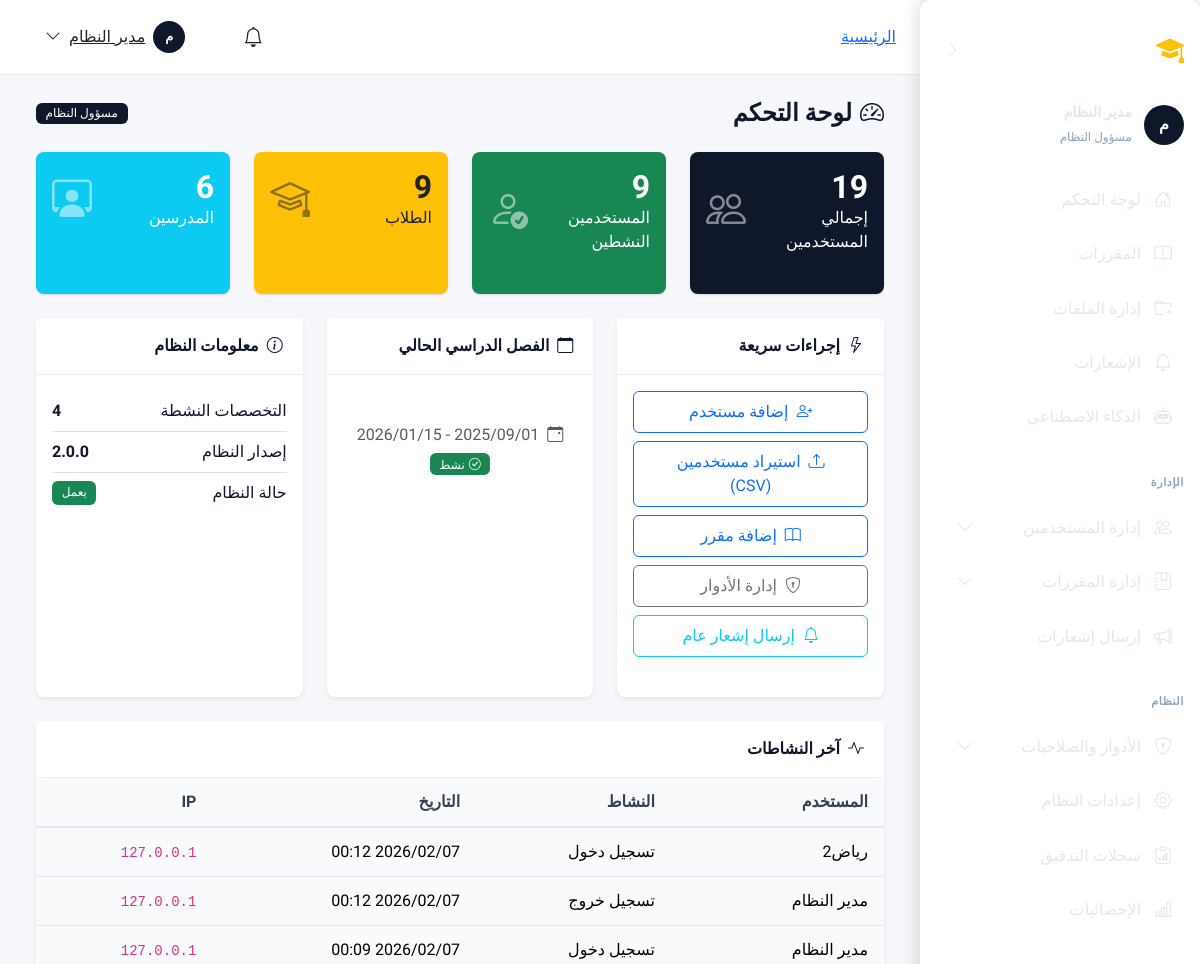
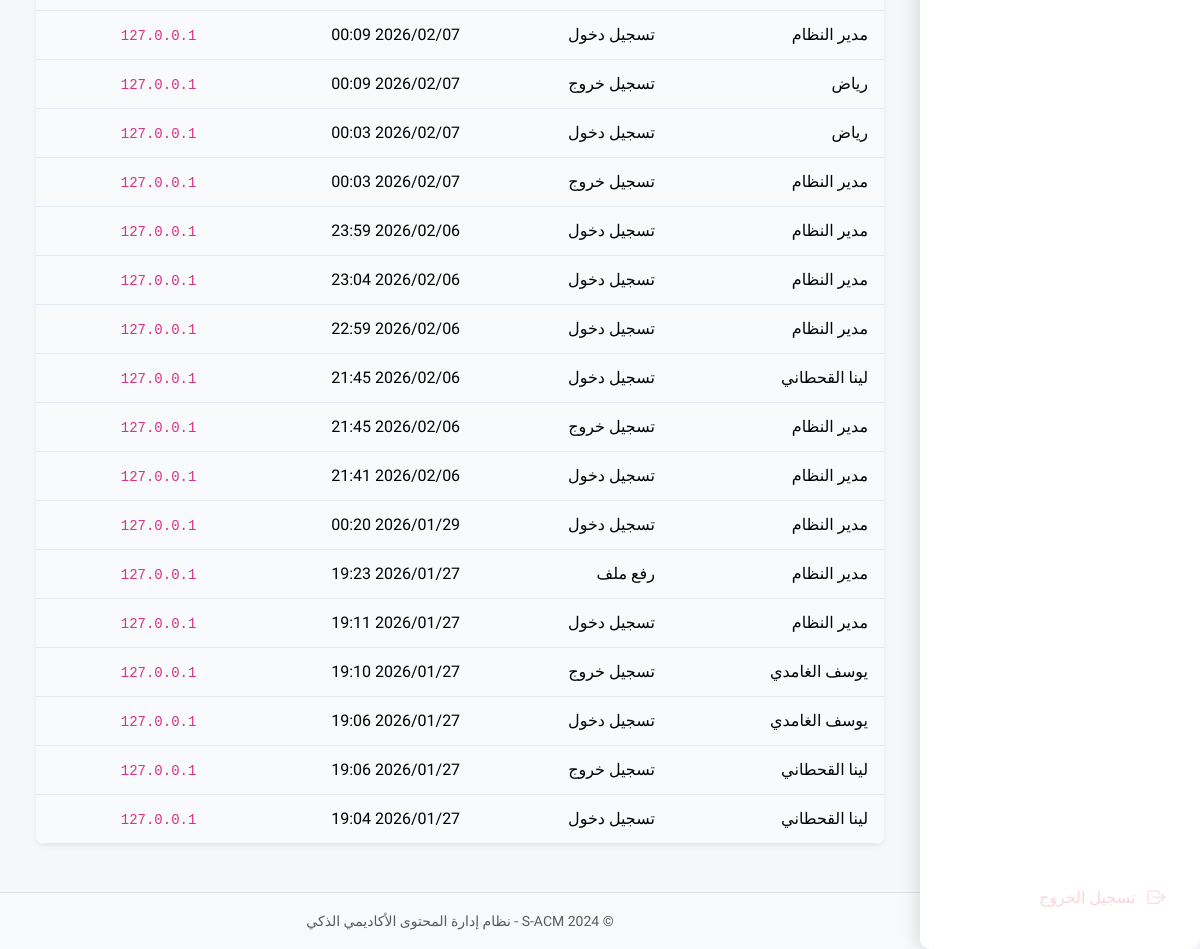
Before: /accounts/admin/dashboard/ (signed in) with the older database file (2 pictures, top to bottom).
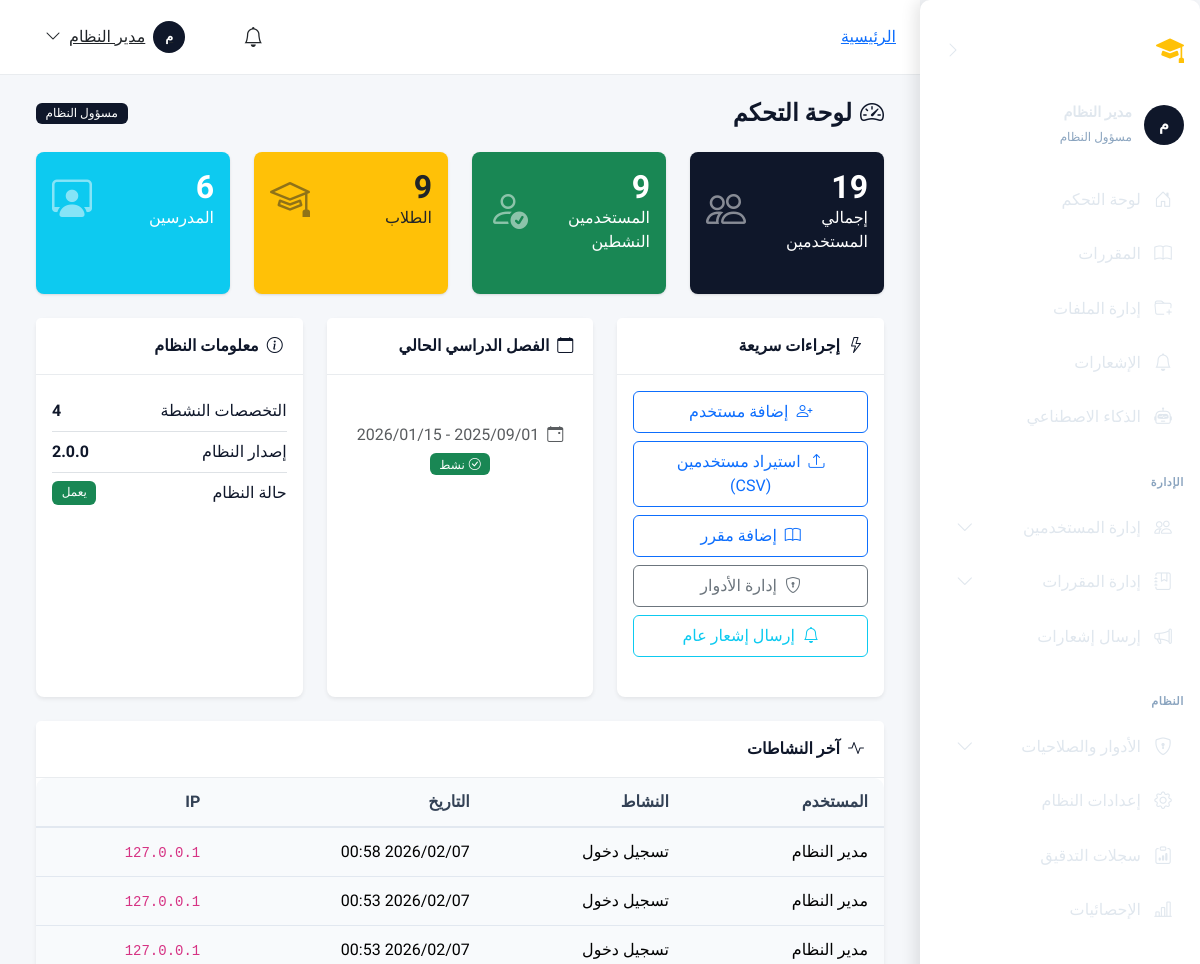
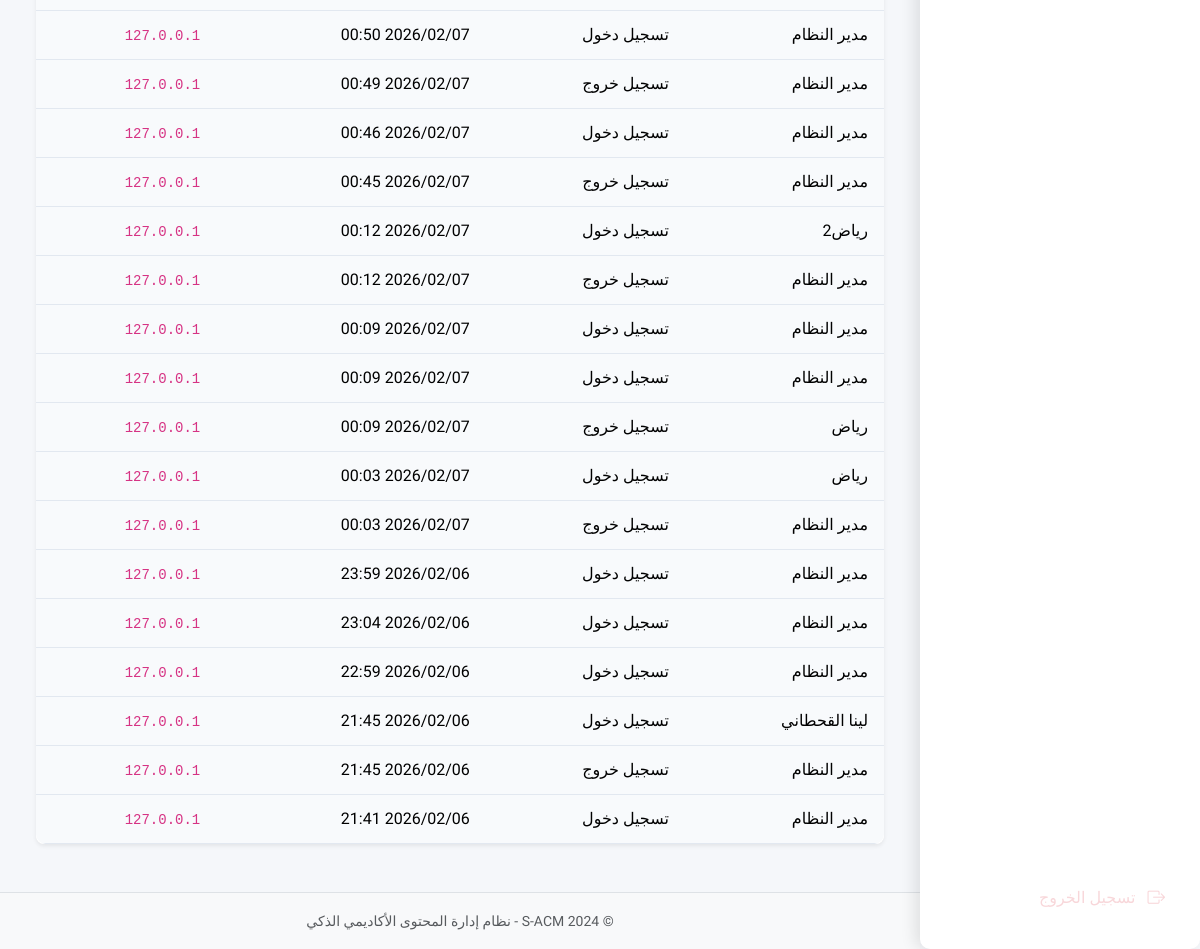
After: the same page with the newer database file (2 pictures, top to bottom).
### apps/accounts/models.py (models this page shows, shortened)
class UserActivity(models.Model):
    ACTIVITY_TYPES = [
        ('login', 'تسجيل دخول'),
        ('logout', 'تسجيل خروج'),
        ('upload', 'رفع ملف'),
        ('download', 'تحميل ملف'),
        ('view', 'عرض محتوى'),
        ('ai_summary', 'طلب تلخيص AI'),
        ('ai_questions', 'طلب أسئلة AI'),
        ('profile_update', 'تحديث الملف الشخصي'),
        ('password_change', 'تغيير كلمة المرور'),
    ]
    user = models.ForeignKey(
        User,
        on_delete=models.CASCADE,
        related_name='activities',
        verbose_name='المستخدم'
    )
    activity_type = models.CharField(
        max_length=50,
        choices=ACTIVITY_TYPES,
        verbose_name='نوع النشاط'
    )
    description = models.TextField(
        blank=True,
        null=True,
        verbose_name='وصف النشاط'
    )
    ip_address = models.GenericIPAddressField(
        blank=True,
        null=True,
        verbose_name='عنوان IP'
    )
    user_agent = models.TextField(
        blank=True,
        null=True,
        verbose_name='معلومات المتصفح'
    )
    activity_time = models.DateTimeField(
        auto_now_add=True,
        verbose_name='وقت النشاط'
    )
    file_id = models.PositiveIntegerField(
        blank=True,
        null=True,
        verbose_name='معرف الملف'
    )
    class Meta:
        db_table = 'user_activity'
        verbose_name = 'نشاط مستخدم'
        verbose_name_plural = 'أنشطة المستخدمين'
        ordering = ['-activity_time']
        indexes = [
            models.Index(fields=['user', 'activity_type']),
            models.Index(fields=['activity_time']),
        ]

class User(AbstractBaseUser, PermissionsMixin):
    ACCOUNT_STATUS_CHOICES = [
        ('inactive', 'غير مفعّل'),
        ('active', 'مفعّل'),
        ('suspended', 'موقوف'),
    ]
    academic_id = models.CharField(
        max_length=50,
        unique=True,
        verbose_name='الرقم الأكاديمي/الوظيفي',
        help_text='الرقم الأكاديمي للطالب أو الرقم الوظيفي للموظف'
    )
    id_card_number = models.CharField(
        max_length=50,
        unique=True,
        verbose_name='رقم البطاقة الشخصية',
        help_text='يستخدم للتحقق من الهوية عند التفعيل'
    )
    full_name = models.CharField(
        max_length=150,
        verbose_name='الاسم الكامل'
    )
    email = models.EmailField(
        unique=True,
        blank=True,
        null=True,
        verbose_name='البريد الإلكتروني',
        help_text='يتم تعيينه عند التفعيل'
    )
    account_status = models.CharField(
        max_length=20,
        choices=ACCOUNT_STATUS_CHOICES,
        default='inactive',
        verbose_name='حالة الحساب'
    )
    role = models.ForeignKey(
        Role,
        on_delete=models.PROTECT,
        related_name='users',
        verbose_name='الدور',
        null=True,
        blank=True
    )
    major = models.ForeignKey(
        Major,
        on_delete=models.SET_NULL,
        related_name='students',
        verbose_name='التخصص',
        null=True,
        blank=True,
        help_text='للطلاب فقط'
    )
    level = models.ForeignKey(
        Level,
        on_delete=models.SET_NULL,
        related_name='students',
        verbose_name='المستوى',
        null=True,
        blank=True,
        help_text='للطلاب فقط'
    )
    is_staff = models.BooleanField(default=False, verbose_name='موظف')
    is_active = models.BooleanField(default=True, verbose_name='نشط')
    date_joined = models.DateTimeField(default=timezone.now, verbose_name='تاريخ الانضمام')
    last_login = models.DateTimeField(null=True, blank=True, verbose_name='آخر تسجيل دخول')
    profile_picture = models.ImageField(
        upload_to='profiles/',
        blank=True,
        null=True,
        verbose_name='صورة الملف الشخصي'
    )
    phone_number = models.CharField(
        max_length=20,
        blank=True,
        null=True,
        verbose_name='رقم الهاتف'
    )
    objects = UserManager()
    USERNAME_FIELD = 'academic_id'
    REQUIRED_FIELDS = ['full_name', 'id_card_number']
    class Meta:
        db_table = 'users'
        verbose_name = 'مستخدم'
        verbose_name_plural = 'المستخدمون'
        indexes = [
            models.Index(fields=['academic_id']),
            models.Index(fields=['email']),
            models.Index(fields=['account_status']),
        ]
    def is_admin(self):
        return self.role and self.role.code == Role.ADMIN
    def is_instructor(self):
        return self.role and self.role.code == Role.INSTRUCTOR
    def is_student(self):
        return self.role and self.role.code == Role.STUDENT

### apps/accounts/views/admin.py (the view)
# urls.py: path('admin/dashboard/', views.AdminDashboardView.as_view(), name='admin_dashboard'),
class AdminDashboardView(LoginRequiredMixin, AdminRequiredMixin, TemplateView):
    template_name = 'admin_panel/dashboard.html'
    def get_context_data(self, **kwargs):
        context = super().get_context_data(**kwargs)
        from ..models import Role
        context['total_users'] = User.objects.count()
        context['active_users'] = User.objects.filter(account_status='active').count()
        context['total_students'] = User.objects.filter(role__code=Role.STUDENT).count()
        context['total_instructors'] = User.objects.filter(role__code=Role.INSTRUCTOR).count()
        context['total_majors'] = Major.objects.filter(is_active=True).count()
        context['current_semester'] = Semester.objects.filter(is_current=True).first()
        context['recent_activities'] = UserActivity.objects.select_related('user').order_by('-activity_time')[:20]
        return context

### apps/accounts/views/mixins.py (called while the page is built)
    def test_func(self):
        return self.request.user.is_authenticated and self.request.user.is_admin()

### apps/core/context_processors.py (called while the page is built, shortened)
def site_settings(request):
    return {
        'SITE_NAME': 'S-ACM',
        'SITE_FULL_NAME': 'نظام إدارة المحتوى الأكاديمي الذكي',
        'SITE_VERSION': '1.0.0',
        'DEBUG': settings.DEBUG,
    }

def user_notifications(request):
    return {'unread_count': 0}

def user_role_info(request):
    if request.user.is_authenticated:
        role = request.user.role
        menu_items = getattr(request, 'menu_items', [])
        user_permissions = getattr(request, 'user_permissions', set())
        return {
            'user_role': role.display_name if role else None,
            'user_role_code': role.code if role else None,
            'is_admin': request.user.is_admin(),
            'is_instructor': request.user.is_instructor(),
            'is_student': request.user.is_student(),
            'menu_items': menu_items,
            'user_permissions': user_permissions,
            'has_perm': lambda p: '__all__' in user_permissions or p in user_permissions,
        }

### apps/core/menu.py (called while the page is built)
    @property
    def title(self):
        return self.label

### templates/admin_panel/dashboard.html (shortened to what the changed rows need)
{% extends 'layouts/dashboard_base.html' %}
{% load static %}
{% block dashboard_content %}
<div class="container-fluid">
    <div class="row g-4 mb-4">
        <div class="col-md-6 col-lg-3">
            <div class="card border-0 bg-primary text-white h-100">
                <div class="card-body">
                    <div class="d-flex justify-content-between align-items-center">
                        <div>
                            <h2 class="mb-0">{{ total_users }}</h2>
                        </div>
                    </div>
                </div>
            </div>
        </div>
        <div class="col-md-6 col-lg-3">
            <div class="card border-0 bg-success text-white h-100">
                <div class="card-body">
                    <div class="d-flex justify-content-between align-items-center">
                        <div>
                            <h2 class="mb-0">{{ active_users }}</h2>
                        </div>
                    </div>
                </div>
            </div>
        </div>
        <div class="col-md-6 col-lg-3">
            <div class="card border-0 bg-warning text-dark h-100">
                <div class="card-body">
                    <div class="d-flex justify-content-between align-items-center">
                        <div>
                            <h2 class="mb-0">{{ total_students }}</h2>
                        </div>
                    </div>
                </div>
            </div>
        </div>
        <div class="col-md-6 col-lg-3">
            <div class="card border-0 bg-info text-white h-100">
                <div class="card-body">
                    <div class="d-flex justify-content-between align-items-center">
                        <div>
                            <h2 class="mb-0">{{ total_instructors }}</h2>
                        </div>
                    </div>
                </div>
            </div>
        </div>
    </div>
    <div class="card border-0 shadow-sm mt-4">
        <div class="card-body p-0">
            <div class="table-responsive">
                <table class="table table-hover mb-0">
                    <thead class="table-light">
                        <tr>
                            <th>المستخدم</th>
                            <th>النشاط</th>
                            <th>التاريخ</th>
                            <th>IP</th>
                        </tr>
                    </thead>
                    <tbody>
                        {% for activity in recent_activities %}
                        <tr>
                            <td>{{ activity.user.full_name|default:activity.user.academic_id }}</td>
                            <td>{{ activity.get_activity_type_display }}</td>
                            <td>{{ activity.activity_time|date:"Y/m/d H:i" }}</td>
                            <td><code>{{ activity.ip_address|default:"-" }}</code></td>
                        </tr>
                        {% empty %}
                        <tr>
                            <td colspan="4" class="text-center text-muted py-4">لا توجد نشاطات حديثة</td>
                        </tr>
                        {% endfor %}
                    </tbody>
                </table>
            </div>
        </div>
    </div>
</div>
{% endblock %}

Changed rows visible on the page:
no longer on this page (row unchanged): UserActivity: user.full_name "مدير النظام", activity_type "تسجيل دخول", activity_time "2026/01/29 00:20", ip_address "127.0.0.1"
no longer on this page (row unchanged): UserActivity: user.full_name "مدير النظام", activity_type "رفع ملف", activity_time "2026/01/27 19:23", ip_address "127.0.0.1"
no longer on this page (row unchanged): UserActivity: user.full_name "مدير النظام", activity_type "تسجيل دخول", activity_time "2026/01/27 19:11", ip_address "127.0.0.1"
no longer on this page (row unchanged): UserActivity: user.full_name "يوسف الغامدي", activity_type "تسجيل خروج", activity_time "2026/01/27 19:10", ip_address "127.0.0.1"
no longer on this page (row unchanged): UserActivity: user.full_name "يوسف الغامدي", activity_type "تسجيل دخول", activity_time "2026/01/27 19:06", ip_address "127.0.0.1"
no longer on this page (row unchanged): UserActivity: user.full_name "لينا القحطاني", activity_type "تسجيل خروج", activity_time "2026/01/27 19:06", ip_address "127.0.0.1"
no longer on this page (row unchanged): UserActivity: user.full_name "لينا القحطاني", activity_type "تسجيل دخول", activity_time "2026/01/27 19:04", ip_address "127.0.0.1"
added UserActivity: user.full_name "مدير النظام", activity_type "تسجيل دخول", activity_time "2026/02/07 00:58", ip_address "127.0.0.1"
added UserActivity: user.full_name "مدير النظام", activity_type "تسجيل دخول", activity_time "2026/02/07 00:53", ip_address "127.0.0.1"
added UserActivity: user.full_name "مدير النظام", activity_type "تسجيل دخول", activity_time "2026/02/07 00:53", ip_address "127.0.0.1"
added UserActivity: user.full_name "مدير النظام", activity_type "تسجيل دخول", activity_time "2026/02/07 00:50", ip_address "127.0.0.1"
added UserActivity: user.full_name "مدير النظام", activity_type "تسجيل خروج", activity_time "2026/02/07 00:49", ip_address "127.0.0.1"
added UserActivity: user.full_name "مدير النظام", activity_type "تسجيل دخول", activity_time "2026/02/07 00:46", ip_address "127.0.0.1"
added UserActivity: user.full_name "مدير النظام", activity_type "تسجيل خروج", activity_time "2026/02/07 00:45", ip_address "127.0.0.1"
